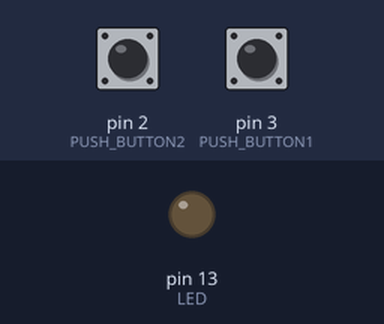
Simulated run of this sketch. Board: Arduino Uno, built with avr-gcc and run on an emulated ATmega328P. Parts: output pins drawn as LEDs (lit = HIGH). The test bench sets the inputs (shaded band); at power-on: pin 3 (PUSH_BUTTON1) LOW, pin 2 (PUSH_BUTTON2) LOW.

Above: at 1.2 s.
1.3 s: pin 3 (PUSH_BUTTON1) pulled HIGH for 0.15 s
At 2.5 s:
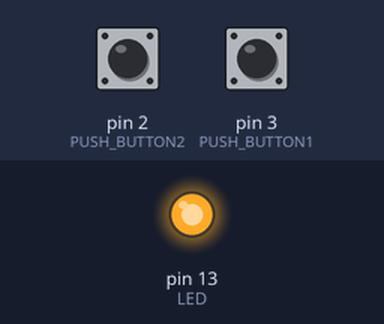
2.9 s: pin 2 (PUSH_BUTTON2) pulled HIGH for 0.15 s
At 3.8 s:
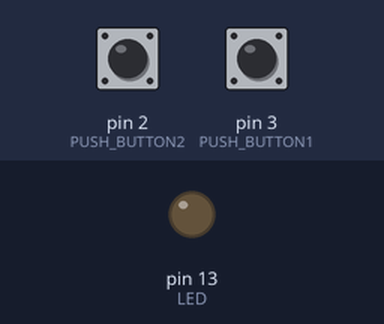
4.5 s: pin 3 (PUSH_BUTTON1) pulled HIGH for 1 s
At 5.1 s:
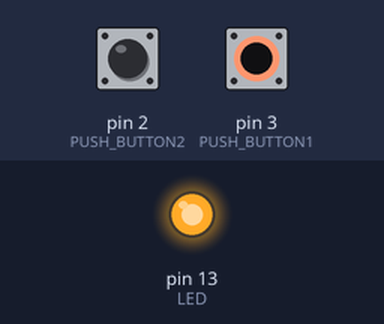
Timing chart, 0 to 7.5 s (numbered marks = the images above; inputs shaded):
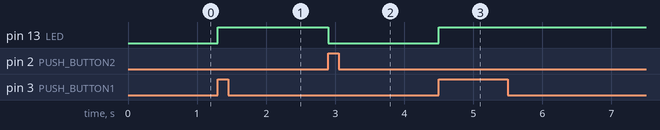

Measured:
- after the input at 1.3 s, pin 13 (LED): LOW → HIGH at once
- after the input at 2.9 s, pin 13 (LED): HIGH → LOW at once
- after the input at 4.5 s, pin 13 (LED): LOW → HIGH at once

The sketch:

eg03_blinking_led_with_2_PushButtons.ino
```cpp
// Example 03 : Blinking Led with 2 Push Buttons ....

const int LED = 13;            // Led Pin
const int PUSH_BUTTON1 = 3;     // Push button Pin to start
const int PUSH_BUTTON2 = 2;     // Push button Pin to stop
int val_start;
int val_stop;

void setup() {
  // put your setup code here, to run once:
pinMode (LED,OUTPUT);
pinMode (PUSH_BUTTON1,INPUT);
pinMode (PUSH_BUTTON2,INPUT);
}

void loop() {
  // put your main code here, to run repeatedly:
val_start = digitalRead (PUSH_BUTTON1);
val_stop = digitalRead (PUSH_BUTTON2);

if (val_start == 1){
  digitalWrite (LED,HIGH);

}else if (val_stop == 1){
  digitalWrite (LED,LOW);

}
}
```
